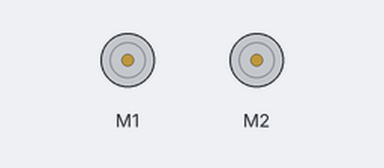
A sketch run on a simulated Arduino Uno, built with avr-gcc and run on an emulated ATmega328P. Shown: 2 × DC motor (green arrow = forward, orange = backward, longer = faster).

Above: at 0.1 s.
At 5.1 s:
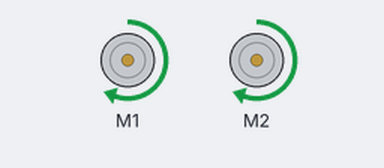
At 6.1 s:
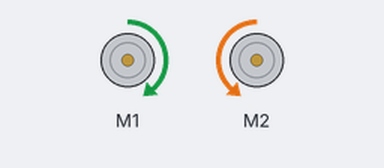
At 8.1 s:
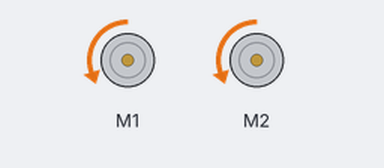
Timing chart, 0 to 10.5 s (numbered marks = the images above):
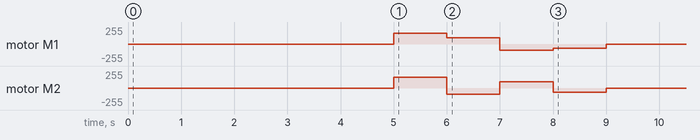

The sketch:

ITER_MoteurSimple.ino
```cpp
#include "Arduino.h"
#include "IterMoteurSimple.h"
//The setup function is called once at startup of the sketch
//modif du boulot

IterMoteurSimple mouv;
void setup()
{
// Add your initialization code here
	delay(5000);
	mouv.avancer(250);
	delay(1000);
	mouv.rotationHoraire(150);
	delay(1000);
	mouv.rotationAntihoraire(150);
	delay(1000);
	mouv.reculer(100);
	delay(1000);
	mouv.stop();
	delay(3000);
}

// The loop function is called in an endless loop
void loop()
{
//Add your repeated code here


}
```

IterMoteurSimple.cpp
```cpp
/* Classe de commande des moteurs
 * sans utilisation des encodeurs
 * pour des mouvements simples
 */

#include "IterMoteurSimple.h"

#include "Arduino.h"
#include <DRV8835MotorShield.h>


/* Faire avancer le robot à la vitesse vit
 * 0 < vit < 300
 *
 */
void IterMoteurSimple::avancer(int vit) {

	setSpeeds(vit,vit);

}


/* Faire tourner le robot vers la droite
 * 0 < ecart < 100
 *
 */
void IterMoteurSimple::tournerAdroite(int ecart, int vit) {

	float ect = vit*ecart/100;

	setSpeeds(vit,vit - ect);

}


/* Faire tourner le robot vers la gauche
 * 0 < ecart < 100
 *
 */
void IterMoteurSimple::tournerAgauche(int ecart, int vit) {

	float ect = vit*ecart/100;

	setSpeeds(vit - ect ,vit);

}

/* Faire reculer le robot
 * vitesse limitée
 * 0 <= vit <= 200
 *
 */
void IterMoteurSimple::reculer(int vit) {

	int vitesse = vit;
	if (vitesse > 0)
		vitesse = - vitesse;
	if (vitesse < -200)
		vitesse = -200;

	setSpeeds(vitesse,vitesse);

}


/* Stoper le robot
 *
 */
void IterMoteurSimple::stop() {

	setSpeeds(0,0);

}


/*
 * Tourner à plat dans le sens horaire
 * à vitesse 0 <= vit <= 150
 * vitesse limitée
 *
 */
void IterMoteurSimple::rotationHoraire(int vit) {

	int vitesse = vit;
	if (vitesse < 0)
		vitesse = - vitesse;
	if (vitesse > 150)
		vitesse = 150;

	setSpeeds(vitesse,-vitesse);

}


/*
 *  Tourner à plat dans le sens antihoraire
 *	à vitesse 0 <= vit <= 150
 *  vitesse limitée
 */
void IterMoteurSimple::rotationAntihoraire(int vit) {

	int vitesse = vit;
	if (vitesse < 0)
		vitesse = - vitesse;
	if (vitesse > 150)
		vitesse = 150;

	setSpeeds(-vitesse, vitesse);

}
```

IterMoteurSimple.h
```cpp
/* Classe de commande des moteurs
 * sans utilisation des encodeurs
 * pour des mouvements simples
 */

#ifndef ITERMOTEURSIMPLE_H_
#define ITERMOTEURSIMPLE_H_
#include "Arduino.h"


#include <DRV8835MotorShield.h>

/*
 * Commande simple des mouvements du robot
 * Hérite de la classe DRVDRV8835MotorShield qui commande
 * le double pont en H du driver moteur
 */
class IterMoteurSimple : private  DRV8835MotorShield{


	public:
		/* Avancer à la vitesse 0 <= vit <= 300 */
		void avancer(int vit);


		/*
		 * Virage à droite
		 * à vitesse 0 <= vit <= 200
		 * la roue droite tourne à ecart % de la roue gauche
		 *
		 */
		void tournerAdroite(int ecart, int vit);


		/*
		 * Virage à gauche
		 * à vitesse 0 <= vit <= 200
		 * la roue gauche tourne à ecart % de la roue droite
		 *
		 */
		void tournerAgauche(int ecart, int vit);


		/*
		 * Faire reculer le robot
		 * vitesse limitée
		 * 0 <= vit <= 200
		 *
		 */
		void reculer(int vit);


		/* Stoper le robot */
		void stop();


		/* Tourner à plat dans le sens horaire
		 * vu de dessus
		 */
		void rotationHoraire(int vit);


		/* Tourner à plat dans le sens antihoraire
		 * vu de dessus
		 */
		void rotationAntihoraire(int vit);

};


//Do not add code below this line
#endif /* _hermes_lib_mot_simple_H_ */
```
